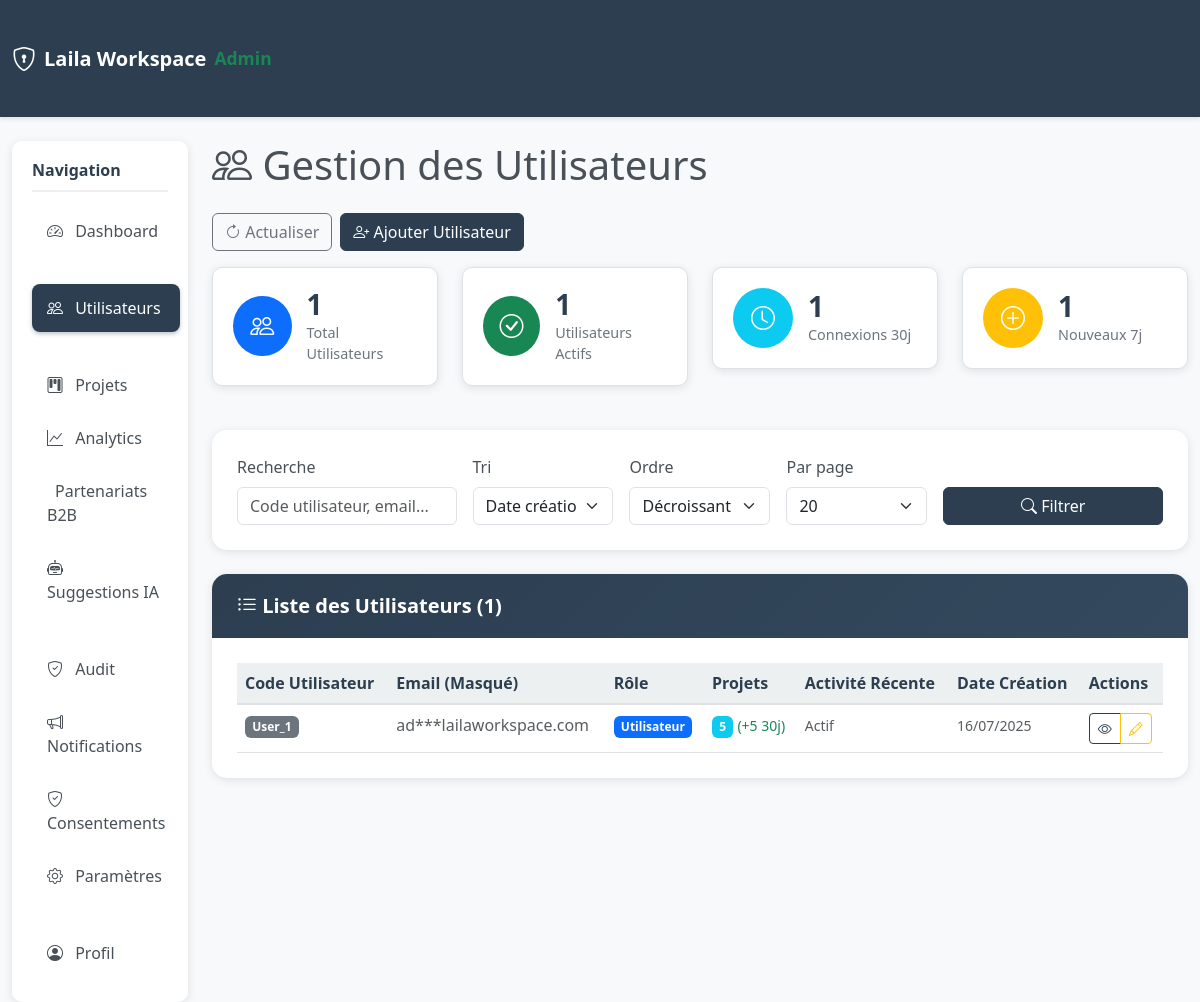
The app's page /views/admin/users.php (signed in) with its own data.
### tables this page shows
CREATE TABLE IF NOT EXISTS users (
    id INT AUTO_INCREMENT PRIMARY KEY,
    username VARCHAR(100) UNIQUE NOT NULL,
    first_name VARCHAR(100),
    last_name VARCHAR(100),
    email VARCHAR(255) UNIQUE NOT NULL,
    phone VARCHAR(20),
    experience TEXT,
    password VARCHAR(255) NOT NULL,
    role_id INT DEFAULT 1,
    status ENUM('active', 'inactive') DEFAULT 'active',
    created_at TIMESTAMP DEFAULT CURRENT_TIMESTAMP,
    updated_at TIMESTAMP DEFAULT CURRENT_TIMESTAMP ON UPDATE CURRENT_TIMESTAMP,
    INDEX idx_email (email),
    INDEX idx_role_id (role_id),
    INDEX idx_status (status)
);

### views/admin/users.php (the view, shortened to what this page needs)
<?php
require_once '../../includes/db_connect.php';
$page = isset($_GET['page']) ? (int)$_GET['page'] : 1;
$per_page = isset($_GET['per_page']) ? (int)$_GET['per_page'] : 20;
$per_page = in_array($per_page, [10, 20, 50, 100]) ? $per_page : 20;
$offset = ($page - 1) * $per_page;
$search = isset($_GET['search']) ? trim($_GET['search']) : '';
$sort = isset($_GET['sort']) ? $_GET['sort'] : 'created_at';
$order = isset($_GET['order']) ? $_GET['order'] : 'DESC';
$users = [];
$stats = [
    'total_users' => 0,
    'active_users' => 0,
    'recent_users' => 0,
    'new_users' => 0
];
$total_users = 0;
try {
    $where_conditions = [];
    $params = [];
    $where_clause = $where_conditions ? 'WHERE ' . implode(' AND ', $where_conditions) : '';
    $count_sql = "SELECT COUNT(*) as total FROM users $where_clause";
    $stmt = $pdo->prepare($count_sql);
    $stmt->execute($params);
    $total_users = $stmt->fetch(PDO::FETCH_ASSOC)['total'];
    $sql = "
        SELECT
            id,
            CONCAT('User_', id) as user_code,
            email,
            CASE
                WHEN email LIKE '%@%' THEN CONCAT(SUBSTRING(email, 1, 2), '***', SUBSTRING_INDEX(email, '@', -1))
                ELSE '***@***'
            END as masked_email,
            role_id,
            created_at,
            (
                SELECT COUNT(*)
                FROM projects
                WHERE user_id = users.id
            ) as project_count,
            (
                SELECT COUNT(*)
                FROM projects p
                WHERE p.user_id = users.id
                AND p.created_at >= DATE_SUB(NOW(), INTERVAL 30 DAY)
            ) as recent_projects
        FROM users
        $where_clause
        ORDER BY $sort $order
        LIMIT $per_page OFFSET $offset
    ";
    $stmt = $pdo->prepare($sql);
    $stmt->execute($params);
    $users = $stmt->fetchAll(PDO::FETCH_ASSOC);
    $stats_sql = "
        SELECT
            COUNT(*) as total_users,
            COUNT(CASE WHEN role_id = 1 THEN 1 END) as active_users,
            COUNT(CASE WHEN created_at >= DATE_SUB(NOW(), INTERVAL 30 DAY) THEN 1 END) as recent_users,
            COUNT(CASE WHEN created_at >= DATE_SUB(NOW(), INTERVAL 7 DAY) THEN 1 END) as new_users
        FROM users
    ";
    $stats_result = $pdo->query($stats_sql)->fetch(PDO::FETCH_ASSOC);
    $stats = [
        'total_users' => $stats_result['total_users'] ?? 0,
        'active_users' => $stats_result['active_users'] ?? 0,
        'recent_users' => $stats_result['recent_users'] ?? 0,
        'new_users' => $stats_result['new_users'] ?? 0
    ];
} catch (PDOException $e) {
    error_log('Erreur page utilisateurs admin : ' . $e->getMessage());
}
?>
<?php include 'template_header_simple.php'; ?>
                <div class="d-flex gap-2 mb-3">
                    <button class="btn btn-outline-secondary" onclick="refreshData()">
                        <i class="bi bi-arrow-clockwise"></i> Actualiser
                    </button>
                    <a href="add_user.php" class="btn btn-primary">
                        <i class="bi bi-person-plus"></i> Ajouter Utilisateur
                    </a>
                </div>
                <div class="row mb-4">
                    <div class="col-md-3">
                        <div class="kpi-card d-flex align-items-center">
                            <div class="kpi-icon bg-primary">
                                <i class="bi bi-people"></i>
                            </div>
                            <div class="kpi-content">
                                <h3><?= number_format($stats['total_users']) ?></h3>
                                <p>Total Utilisateurs</p>
                            </div>
                        </div>
                    </div>
                    <div class="col-md-3">
                        <div class="kpi-card d-flex align-items-center">
                            <div class="kpi-icon bg-success">
                                <i class="bi bi-check-circle"></i>
                            </div>
                            <div class="kpi-content">
                                <h3><?= number_format($stats['active_users']) ?></h3>
                                <p>Utilisateurs Actifs</p>
                            </div>
                        </div>
                    </div>
                    <div class="col-md-3">
                        <div class="kpi-card d-flex align-items-center">
                            <div class="kpi-icon bg-info">
                                <i class="bi bi-clock"></i>
                            </div>
                            <div class="kpi-content">
                                <h3><?= number_format($stats['recent_users']) ?></h3>
                                <p>Connexions 30j</p>
                            </div>
                        </div>
                    </div>
                    <div class="col-md-3">
                        <div class="kpi-card d-flex align-items-center">
                            <div class="kpi-icon bg-warning">
                                <i class="bi bi-plus-circle"></i>
                            </div>
                            <div class="kpi-content">
                                <h3><?= number_format($stats['new_users']) ?></h3>
                                <p>Nouveaux 7j</p>
                            </div>
                        </div>
                    </div>
                </div>
                <div class="admin-card mb-4">
                    <div class="card-body">
                        <form method="GET" class="row g-3">
                            <div class="col-md-3">
                                <label class="form-label">Recherche</label>
                                <input type="text" class="form-control" name="search" value="<?= htmlspecialchars($search) ?>" placeholder="Code utilisateur, email...">
                            </div>
                            <div class="col-md-2">
                                <label class="form-label">Tri</label>
                                <select class="form-select" name="sort">
                                    <option value="created_at" <?= $sort === 'created_at' ? 'selected' : '' ?>>Date création</option>
                                </select>
                            </div>
                            <div class="col-md-2">
                                <label class="form-label">Ordre</label>
                                <select class="form-select" name="order">
                                    <option value="DESC" <?= $order === 'DESC' ? 'selected' : '' ?>>Décroissant</option>
                                </select>
                            </div>
                            <div class="col-md-2">
                                <label class="form-label">Par page</label>
                                <select class="form-select" name="per_page">
                                    <option value="20" <?= $per_page === 20 ? 'selected' : '' ?>>20</option>
                                </select>
                            </div>
                            <div class="col-md-3">
                                <label class="form-label">&nbsp;</label>
                                <button type="submit" class="btn btn-primary w-100">
                                    <i class="bi bi-search"></i> Filtrer
                                </button>
                            </div>
                        </form>
                    </div>
                </div>
                <div class="admin-card">
                    <div class="card-header">
                        <h5 style="margin: 0; font-weight: 600;">
                            <i class="bi bi-list-ul"></i> Liste des Utilisateurs (<?= number_format($total_users) ?>)
                        </h5>
                    </div>
                    <div class="card-body">
                        <?php if (empty($users)): ?>
                            <div class="text-center py-4">
                                <i class="bi bi-inbox display-1 text-muted"></i>
                                <p class="text-muted">Aucun utilisateur trouvé</p>
                            </div>
                        <?php else: ?>
                            <div class="table-responsive">
                                <table class="table table-hover">
                                    <thead>
                                        <tr>
                                            <th>Code Utilisateur</th>
                                            <th>Email (Masqué)</th>
                                            <th>Rôle</th>
                                            <th>Projets</th>
                                            <th>Activité Récente</th>
                                            <th>Date Création</th>
                                            <th>Actions</th>
                                        </tr>
                                    </thead>
                                    <tbody>
                                        <?php foreach ($users as $user): ?>
                                        <tr>
                                            <td>
                                                <span class="badge bg-secondary"><?= htmlspecialchars($user['user_code']) ?></span>
                                            </td>
                                            <td>
                                                <span class="text-muted"><?= htmlspecialchars($user['masked_email']) ?></span>
                                            </td>
                                            <td>
                                                <?php
                                                $role_text = match($user['role_id']) {
                                                    1 => 'Utilisateur',
                                                    2 => 'Admin',
                                                    3 => 'Support',
                                                    default => 'Inconnu'
                                                };
                                                $role_class = match($user['role_id']) {
                                                    1 => 'bg-primary',
                                                    2 => 'bg-danger',
                                                    3 => 'bg-warning',
                                                    default => 'bg-secondary'
                                                };
                                                ?>
                                                <span class="badge <?= $role_class ?>"><?= $role_text ?></span>
                                            </td>
                                            <td>
                                                <span class="badge bg-info"><?= $user['project_count'] ?></span>
                                                <?php if ($user['recent_projects'] > 0): ?>
                                                    <small class="text-success">(+<?= $user['recent_projects'] ?> 30j)</small>
                                                <?php endif; ?>
                                            </td>
                                            <td>
                                                <small class="text-muted">
                                                    <?= $user['recent_projects'] > 0 ? 'Actif' : 'Inactif' ?>
                                                </small>
                                            </td>
                                            <td>
                                                <small class="text-muted">
                                                    <?= date('d/m/Y', strtotime($user['created_at'])) ?>
                                                </small>
                                            </td>
                                            <td>
                                                <div class="btn-group btn-group-sm">
                                                    <a href="user_details.php?id=<?= $user['id'] ?>" class="btn btn-outline-primary" title="Voir détails">
                                                        <i class="bi bi-eye"></i>
                                                    </a>
                                                    <button class="btn btn-outline-warning" title="Modifier" onclick="editUser(<?= $user['id'] ?>)">
                                                        <i class="bi bi-pencil"></i>
                                                    </button>
                                                </div>
                                            </td>
                                        </tr>
                                        <?php endforeach; ?>
                                    </tbody>
                                </table>
                            </div>
                        <?php endif; ?>
                    </div>
                </div>
            </div>
        </div>
    </div>
<?php include 'template_footer_simple.php'; ?>
</body>
</html>

### assets/css/admin.css (style rules this page uses)
:root { --admin-primary: #2c3e50; --admin-secondary: #34495e; --admin-success: #27ae60; --admin-warning: #f39c12; --admin-danger: #e74c3c; --admin-info: #3498db; --admin-light: #ecf0f1; --admin-dark: #2c3e50; --admin-border: #dee2e6; --admin-text: #495057; --admin-text-muted: #6c757d; }
body { background-color: #f8f9fa; font-family: 'Segoe UI', Tahoma, Geneva, Verdana, sans-serif; color: var(--admin-text); }
.admin-card { background: white; border-radius: 15px; box-shadow: 0 2px 10px rgba(0,0,0,0.1); margin-bottom: 20px; border: none; overflow: hidden; }
.card-header { background: linear-gradient(135deg, var(--admin-primary), var(--admin-secondary)); color: white; padding: 20px 25px; border: none; font-weight: 600; }
.card-header h5 { margin: 0; font-weight: 600; }
.card-body { padding: 25px; }
.kpi-card { background: white; border-radius: 10px; padding: 20px; box-shadow: 0 2px 10px rgba(0,0,0,0.1); margin-bottom: 20px; border: 1px solid var(--admin-border); transition: transform 0.3s ease, box-shadow 0.3s ease; }
.kpi-icon { width: 60px; height: 60px; border-radius: 50%; display: flex; align-items: center; justify-content: center; color: white; font-size: 24px; margin-right: 15px; }
.kpi-content h3 { margin: 0; font-weight: 700; color: var(--admin-primary); }
.kpi-content p { margin: 0; color: var(--admin-text-muted); font-size: 0.9rem; }
.btn-primary { background-color: var(--admin-primary); border-color: var(--admin-primary); transition: all 0.3s ease; }
.btn-outline-primary { color: var(--admin-primary); border-color: var(--admin-primary); }
.table { margin-bottom: 0; }
.table th { background-color: var(--admin-light); border-bottom: 2px solid var(--admin-border); font-weight: 600; color: var(--admin-primary); }
.badge { font-size: 0.75rem; padding: 0.4em 0.6em; }
.admin-card { animation: fadeIn 0.5s ease-out; }

### records on screen
users: user_code "User_1", masked_email "ad***lailaworkspace.com", role "Utilisateur", project_count "5", recent_projects "5", created_at "16/07/2025"

### other values on screen
$page_title "Gestion des Utilisateurs"
$stats['total_users'] "1"
$stats['active_users'] "1"
$stats['recent_users'] "1"
$stats['new_users'] "1"
$total_users "1"
